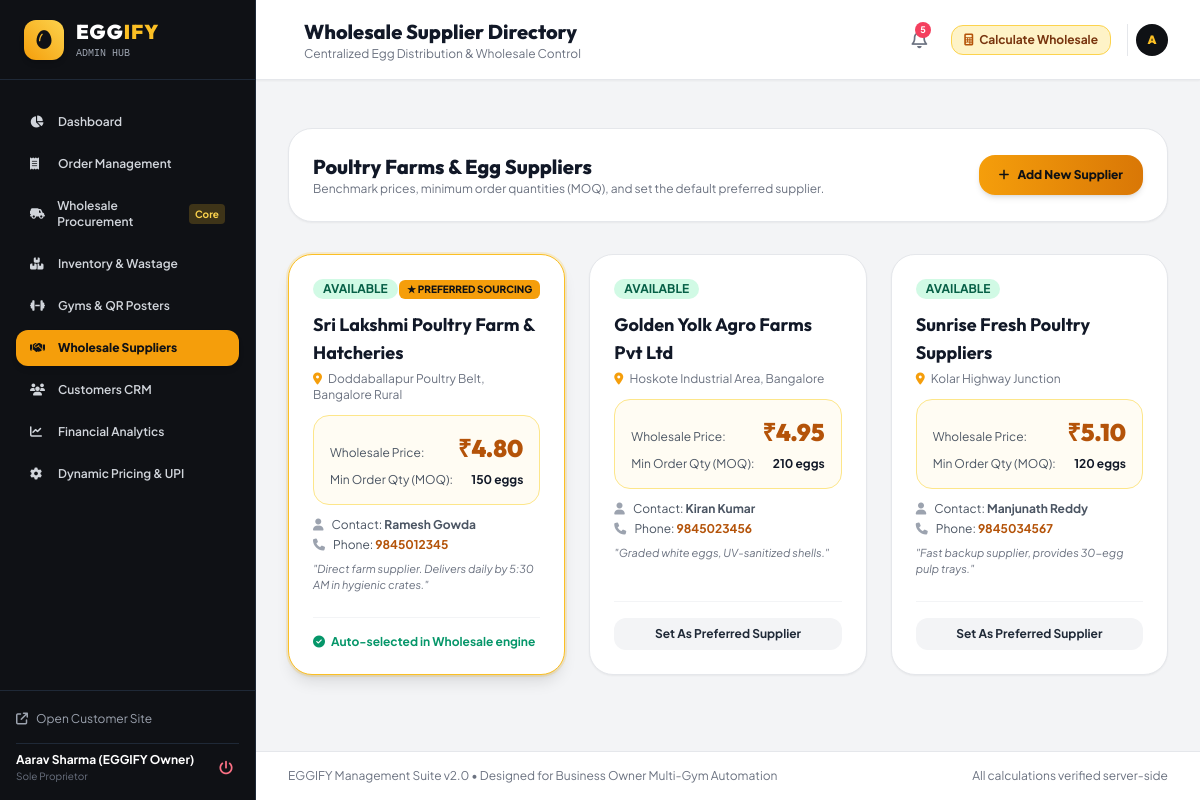
Page /admin/suppliers (signed in) on the committed database.
### models.py (models this page shows)
class Supplier(db.Model):
    __tablename__ = 'suppliers'
    id = db.Column(db.Integer, primary_key=True)
    name = db.Column(db.String(150), nullable=False)
    contact_person = db.Column(db.String(120), nullable=True)
    phone = db.Column(db.String(20), nullable=False)
    email = db.Column(db.String(120), nullable=True)
    location = db.Column(db.String(255), nullable=False)
    price_per_egg = db.Column(db.Float, nullable=False, default=4.80)
    min_order_qty = db.Column(db.Integer, default=150) # MOQ
    availability_status = db.Column(db.String(32), default='AVAILABLE') # AVAILABLE, LOW_STOCK, UNAVAILABLE
    is_preferred = db.Column(db.Boolean, default=False)
    notes = db.Column(db.Text, nullable=True)
    created_at = db.Column(db.DateTime, default=utcnow)
    purchase_batches = db.relationship('PurchaseBatch', backref='supplier', lazy='dynamic')

### routes/admin.py (the view)
@admin_bp.route('/suppliers')
@admin_required
def suppliers():
    suppliers_list = Supplier.query.order_by(Supplier.price_per_egg.asc()).all()
    return render_template('admin/suppliers.html', suppliers=suppliers_list)

### routes/admin.py (called while the page is built)
def admin_required(f):
    @wraps(f)
    def decorated_function(*args, **kwargs):
        if not session.get('admin_id'):
            flash("Please log in to access the admin dashboard.", "warning")
            return redirect(url_for('admin.login', next=request.url))
        return f(*args, **kwargs)
    return decorated_function

### templates/admin/suppliers.html (shortened to what this page needs)
{% extends 'admin/layout.html' %}
{% block page_title %}Wholesale Supplier Directory{% endblock %}
{% block content %}
<div class="space-y-8">
    <div class="bg-white p-6 rounded-3xl border border-gray-200 shadow-sm flex flex-col sm:flex-row items-center justify-between gap-4">
        <div>
            <h2 class="text-xl font-extrabold font-outfit text-gray-900">Poultry Farms & Egg Suppliers</h2>
            <p class="text-xs text-gray-500">Benchmark prices, minimum order quantities (MOQ), and set the default preferred supplier.</p>
        </div>
        <button onclick="openModal('addSupplierModal')" class="bg-gradient-to-r from-amber-500 to-amber-600 hover:from-amber-400 text-egg-dark font-extrabold text-xs px-5 py-3 rounded-2xl shadow-md transition whitespace-nowrap">
            <i class="fa-solid fa-plus mr-1.5"></i> Add New Supplier
        </button>
    </div>
    <div class="grid grid-cols-1 md:grid-cols-3 gap-6">
        {% for s in suppliers %}
        <div class="bg-white rounded-3xl border {% if s.is_preferred %}border-amber-400 ring-2 ring-amber-400/20 shadow-lg{% else %}border-gray-200 shadow-sm{% endif %} p-6 flex flex-col justify-between space-y-6">
            <div class="space-y-3">
                <div class="flex items-center justify-between">
                    <span class="text-xs font-bold px-2.5 py-0.5 rounded-full {% if s.availability_status == 'AVAILABLE' %}bg-emerald-100 text-emerald-800{% else %}bg-amber-100 text-amber-800{% endif %}">
                        {{ s.availability_status }}
                    </span>
                    {% if s.is_preferred %}
                    <span class="bg-amber-500 text-egg-dark text-[10px] font-black uppercase px-2 py-0.5 rounded-md">
                        ★ Preferred Sourcing
                    </span>
                    {% endif %}
                </div>
                <div>
                    <h3 class="text-lg font-bold font-outfit text-gray-900">{{ s.name }}</h3>
                    <p class="text-xs text-gray-500 mt-1"><i class="fa-solid fa-location-dot text-amber-500 mr-1"></i> {{ s.location }}</p>
                </div>
                <div class="bg-amber-50/60 p-4 rounded-2xl border border-amber-200 space-y-2">
                    <div class="flex justify-between items-baseline">
                        <span class="text-xs text-gray-600">Wholesale Price:</span>
                        <span class="text-2xl font-black font-outfit text-amber-700">₹{{ "%.2f"|format(s.price_per_egg) }}</span>
                    </div>
                    <div class="flex justify-between text-xs text-gray-600">
                        <span>Min Order Qty (MOQ):</span>
                        <span class="font-bold text-gray-900">{{ s.min_order_qty }} eggs</span>
                    </div>
                </div>
                <div class="text-xs text-gray-600 space-y-1">
                    <p><i class="fa-solid fa-user text-gray-400 mr-1.5"></i> Contact: <strong>{{ s.contact_person or 'Manager' }}</strong></p>
                    <p><i class="fa-solid fa-phone text-gray-400 mr-1.5"></i> Phone: <a href="tel:{{ s.phone }}" class="text-amber-700 font-bold hover:underline">{{ s.phone }}</a></p>
                    {% if s.notes %}
                    <p class="text-gray-500 text-[11px] italic pt-1">"{{ s.notes }}"</p>
                    {% endif %}
                </div>
            </div>
            <div class="pt-4 border-t border-gray-100 flex items-center justify-between">
                {% if not s.is_preferred %}
                <form action="{{ url_for('admin.set_preferred_supplier', supplier_id=s.id) }}" method="POST" class="w-full">
                    <button type="submit" class="w-full py-2 bg-gray-100 hover:bg-amber-100 hover:text-amber-900 text-gray-800 rounded-xl text-xs font-bold transition">
                        Set As Preferred Supplier
                    </button>
                </form>
                {% else %}
                <span class="text-xs text-emerald-600 font-bold flex items-center">
                    <i class="fa-solid fa-circle-check mr-1.5"></i> Auto-selected in Wholesale engine
                </span>
                {% endif %}
            </div>
        </div>
        {% endfor %}
    </div>
</div>
{% endblock %}

### static/css/custom.css (style rules this page uses)
:root { --egg-gold: #F59E0B; --egg-yellow: #FBBF24; --egg-dark: #0F1115; --egg-dark-card: #181B24; --egg-cream: #FFFDF7; }
body { font-family: 'Plus Jakarta Sans', -apple-system, BlinkMacSystemFont, "Segoe UI", Roboto, sans-serif; -webkit-font-smoothing: antialiased; }
.font-outfit { font-family: 'Outfit', sans-serif; }

### rows in the picture
Supplier: availability_status "AVAILABLE", is_preferred "★ PREFERRED SOURCING", name "Sri Lakshmi Poultry Farm & Hatcheries", location "Doddaballapur Poultry Belt, Bangalore Rural", price_per_egg "4.80", min_order_qty "150", contact_person "Ramesh Gowda", phone "9845012345", notes "Direct farm supplier. Delivers daily by 5:30 AM in hygienic crates."
Supplier: availability_status "AVAILABLE", name "Golden Yolk Agro Farms Pvt Ltd", location "Hoskote Industrial Area, Bangalore", price_per_egg "4.95", min_order_qty "210", contact_person "Kiran Kumar", phone "9845023456", notes "Graded white eggs, UV-sanitized shells."
Supplier: availability_status "AVAILABLE", name "Sunrise Fresh Poultry Suppliers", location "Kolar Highway Junction", price_per_egg "5.10", min_order_qty "120", contact_person "Manjunath Reddy", phone "9845034567", notes "Fast backup supplier, provides 30-egg pulp trays."

### other values in the picture
{{ session.get('admin_name', 'Business Owner') }} "Aarav Sharma (EGGIFY Owner)"
{{ unread_notifications_count }} "5"
{{ session.get('admin_name', 'A')[0] }} "A"
